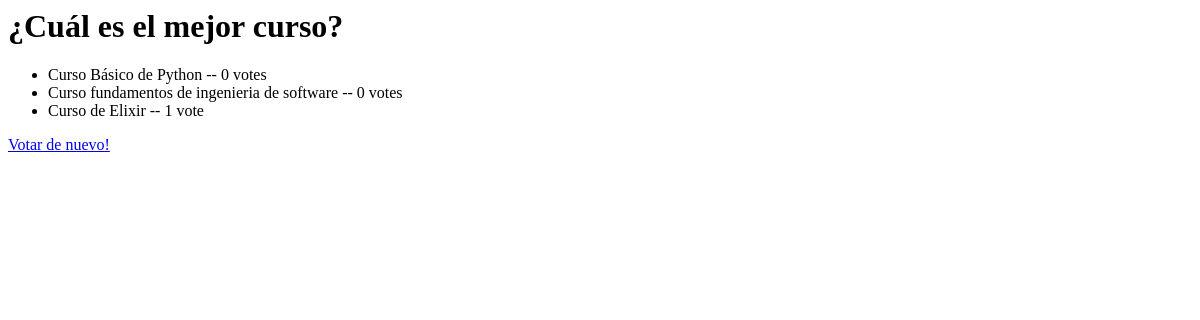
Before: /polls/1/results/ with the older database file.
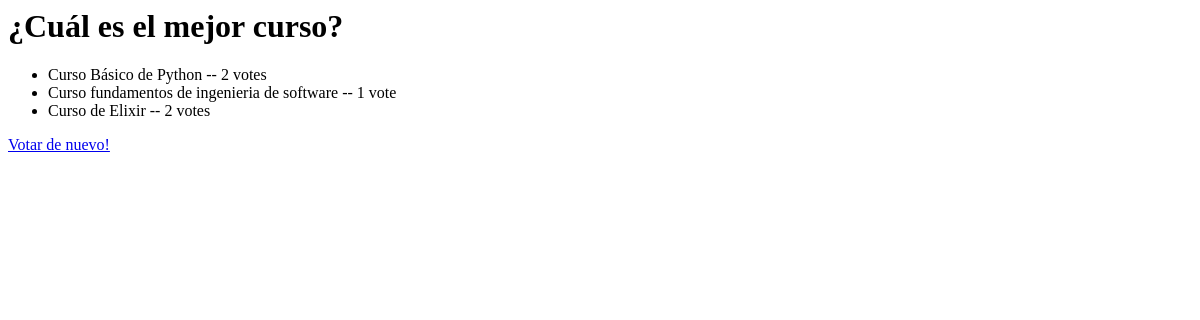
After: the same page with the newer database file.
### polls/models.py (models this page shows, shortened)
class Choice(models.Model):
    question = models.ForeignKey(Question, on_delete=models.CASCADE)
    choice_text = models.CharField(max_length=200)
    votes = models.IntegerField(default=0)

### polls/views.py (the view)
# urls.py: path('<int:pk>/results/', views.ResultView.as_view(), name='results'),
class ResultView(generic.DetailView):
    model = Question
    template_name = 'polls/results.html'

### polls/templates/polls/results.html
<h1>{{question.question_text}}</h1>
<ul>
    {% for choice in question.choice_set.all %}
    <li>{{ choice.choice_text }} -- {{choice.votes}} vote{{ choice.votes|pluralize}}</li>
    {% endfor %}
</ul>
<a href="{% url 'polls:detail' question.id %}">Votar de nuevo!</a>

Changed rows visible on the page:
changed Choice "Curso Básico de Python": votes "0" → "2"
changed Choice "Curso fundamentos de ingenieria de software": votes "0" → "1"
changed Choice "Curso de Elixir": votes "1" → "2"
